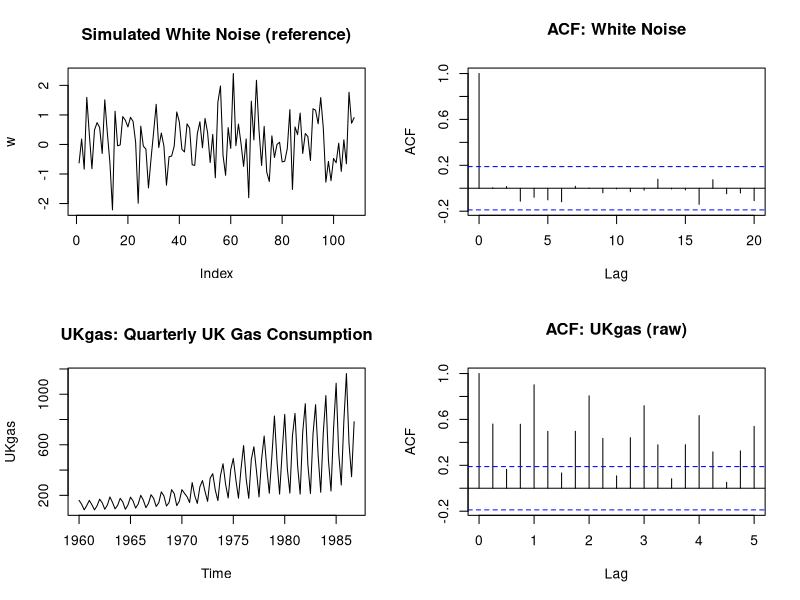
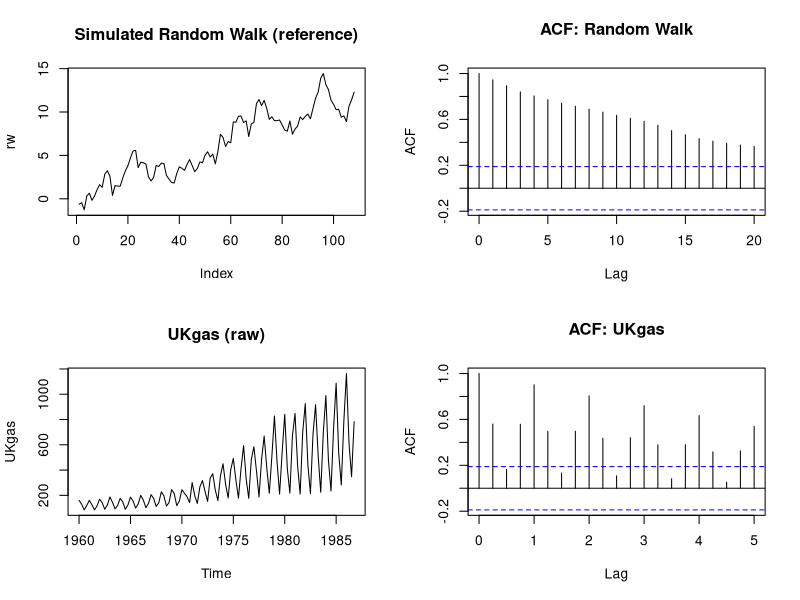
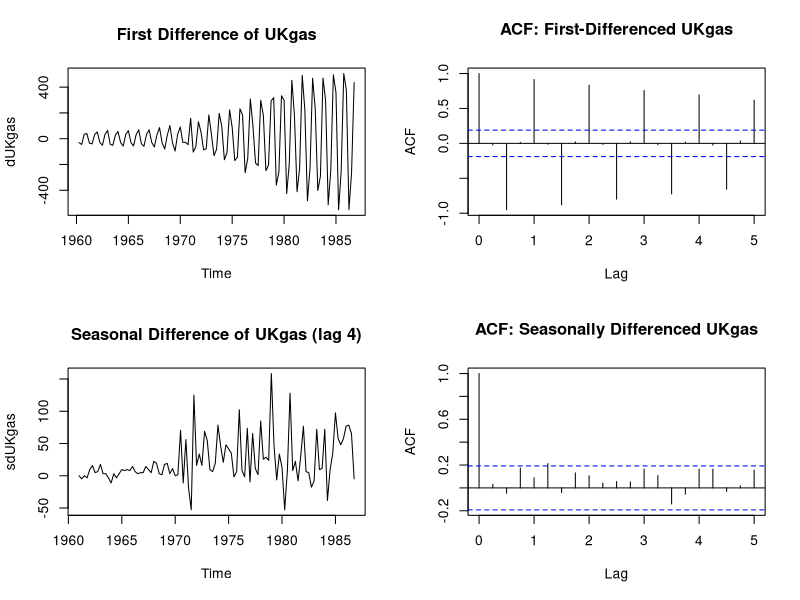
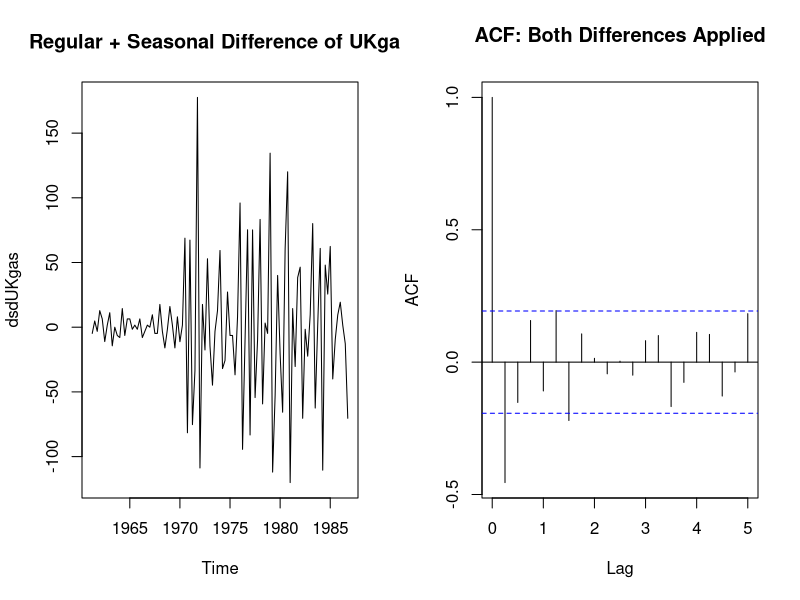
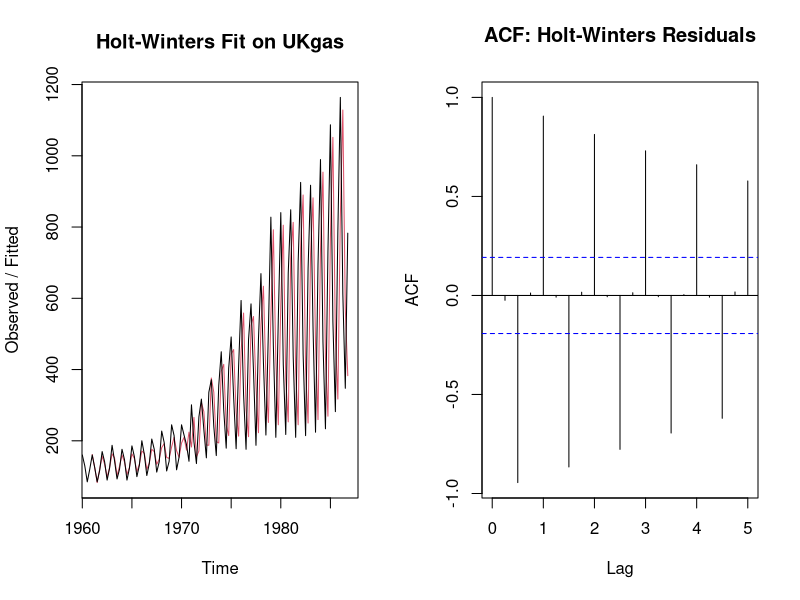
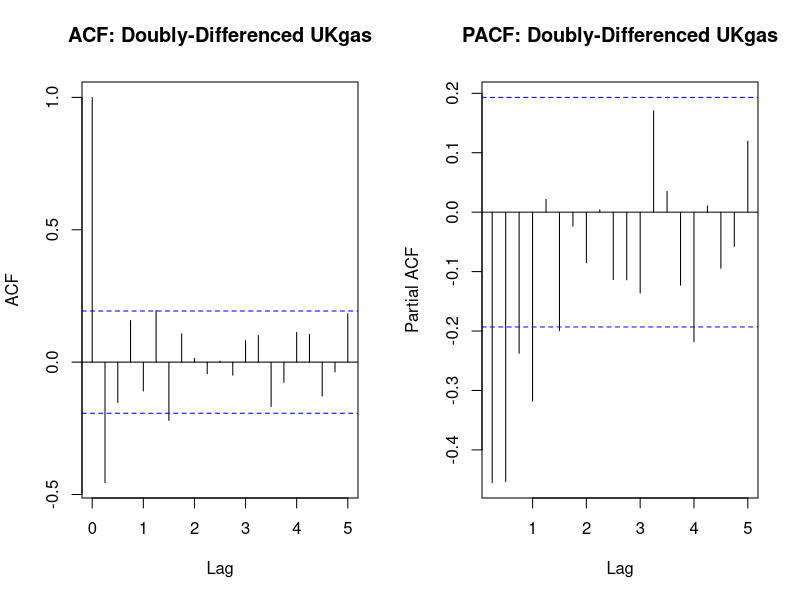
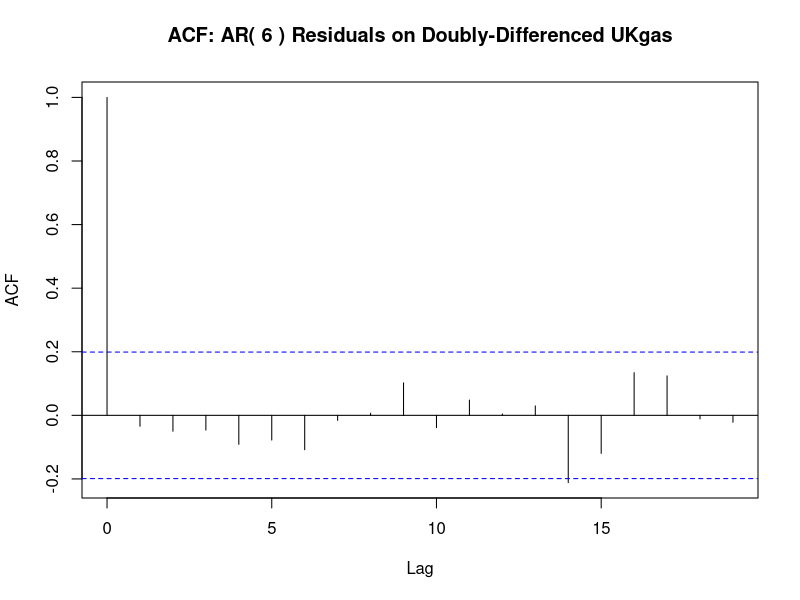

Reproduce these figures in R, in order.
# ============================================================
# Chapter 4 concepts Applying to UKgas
# ============================================================

data(UKgas)
class(UKgas)      
frequency(UKgas)  
start(UKgas)
end(UKgas)

# ============================================================
# 4.2 White Noise - the baseline I compare everything against
# ============================================================

# I first simulate white noise for reference
set.seed(1)
w <- rnorm(length(UKgas))

par(mfrow = c(2, 2))
plot(w, type = "l", main = "Simulated White Noise (reference)")
acf(w, main = "ACF: White Noise")

# Now I plot UKgas itself
plot(UKgas, main = "UKgas: Quarterly UK Gas Consumption")
acf(UKgas, main = "ACF: UKgas (raw)")
par(mfrow = c(1, 1))



# ============================================================
# 4.3 Random Walk for UKgas
# ============================================================

# Simulating a random walk for visual comparison
set.seed(1)
rw <- cumsum(rnorm(length(UKgas)))

par(mfrow = c(2, 2))
plot(rw, type = "l", main = "Simulated Random Walk (reference)")
acf(rw, main = "ACF: Random Walk")

plot(UKgas, main = "UKgas (raw)")
acf(UKgas, main = "ACF: UKgas")
par(mfrow = c(1, 1))



# ============================================================
# 4.3 Differencing
# ============================================================

# Step 1: First difference to remove the trend component
dUKgas <- diff(UKgas)

par(mfrow = c(2, 2))
plot(dUKgas, main = "First Difference of UKgas")
acf(dUKgas, main = "ACF: First-Differenced UKgas")



# Step 2: Seasonal difference (lag = 4) to also remove the seasonality
sdUKgas <- diff(UKgas, lag = 4)

plot(sdUKgas, main = "Seasonal Difference of UKgas (lag 4)")
acf(sdUKgas, main = "ACF: Seasonally Differenced UKgas")
par(mfrow = c(1, 1))

# Step 3: Apply both differences — first regular, then seasonal
dsdUKgas <- diff(diff(UKgas), lag = 4)

par(mfrow = c(1, 2))
plot(dsdUKgas, main = "Regular + Seasonal Difference of UKgas")
acf(dsdUKgas, main = "ACF: Both Differences Applied")
par(mfrow = c(1, 1))



# ============================================================
# 4.4 Fitted Models and Residual Diagnostics
# ============================================================

# Following the exchange-rate logic from the notes:
# fit a restricted Holt-Winters model and inspect residuals

UKgas.hw <- HoltWinters(UKgas, alpha = 1)

par(mfrow = c(1, 2))
plot(UKgas.hw, main = "Holt-Winters Fit on UKgas")
acf(resid(UKgas.hw), main = "ACF: Holt-Winters Residuals")
par(mfrow = c(1, 1))


# ============================================================
# 4.5 Autoregressive Models - fitting AR to the stationary series
# ============================================================

# First inspect ACF and PACF together
par(mfrow = c(1, 2))
acf(dsdUKgas, main = "ACF: Doubly-Differenced UKgas")
pacf(dsdUKgas, main = "PACF: Doubly-Differenced UKgas")
par(mfrow = c(1, 1))

# The PACF helps distinguish AR structure:
#   - Sharp cutoff in PACF after lag p => AR(p) behavior
#   - Gradual decay in PACF => MA or ARMA component may be needed

# ============================================================
# 4.6 Fitted AR Models and AIC
# ============================================================

# Fit AR model by MLE; R selects order by AIC automatically
UKgas.ar <- ar(dsdUKgas, method = "mle")

# Inspect what R selected
UKgas.ar$order     # chosen AR order
UKgas.ar$ar        # estimated coefficients
UKgas.ar$aic       # AIC values across all candidate orders tried

# Approximate 95% confidence interval for each coefficient
UKgas.ar$ar + c(-2, 2) * sqrt(UKgas.ar$asy.var)

# The AIC table: lower = better balance of fit and simplicity
# The selected order is the one with the lowest AIC value

# ============================================================
# Residual diagnostics for the fitted AR model
# ============================================================

# Removing the first p residuals
p <- UKgas.ar$order
acf(UKgas.ar$resid[-(1:p)], na.action = na.pass,
    main = paste("ACF: AR(", p, ") Residuals on Doubly-Differenced UKgas"))
